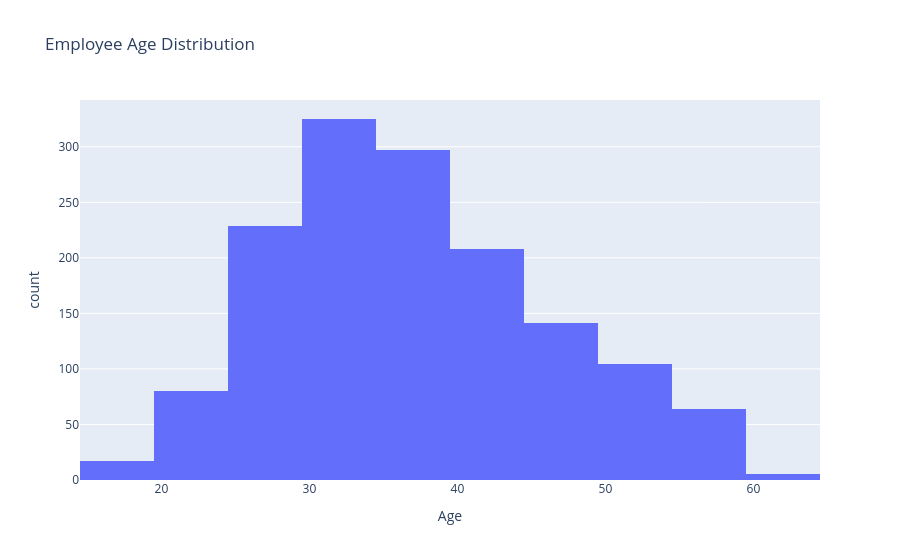

The cell this chart's notebook holds for it:
### Code cell
# Employee age distribution
fig = px.histogram(df, x="Age", nbins=20, title="Employee Age Distribution")
fig.show()

### Figure 1 — Plotly figure (JSON) as saved in the notebook; plotly's stock layout.template omitted (floating-point values rounded to 4 significant figures; data arrays with more than 128 entries replaced by an {"elided": "..."} marker saying what was removed)
{"data": [{"bingroup": "x", "hovertemplate": "Age=%{x}<br>count=%{y}<extra></extra>", "legendgroup": "", "marker": {"color": "#636efa", "pattern": {"shape": ""}}, "name": "", "nbinsx": 20, "orientation": "v", "showlegend": false, "type": "histogram", "x": {"elided": "1470 int values"}, "xaxis": "x", "yaxis": "y"}], "layout": {"barmode": "relative", "legend": {"tracegroupgap": 0}, "title": {"text": "Employee Age Distribution"}, "xaxis": {"anchor": "y", "domain": [0, 1], "title": {"text": "Age"}}, "yaxis": {"anchor": "x", "domain": [0, 1], "title": {"text": "count"}}}}
